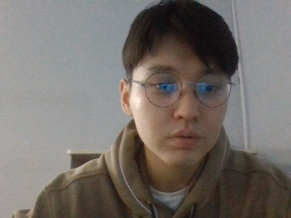
#> input picture datasets/darkhan_face/darkhan_01_frontal.jpg, 291 x 218 px, shrunk from 640 x 480 before the run
$ python lab11_spoofing_liveness.py   (older library calls are emulated)
#> lines starting #> are read from the running program, lines starting #| are printed output that depends on the picture
"""
Занятие 11. Анализ спуфинг-атак (Presentation Attack) и Liveness Detection
Исполнитель: студент гр. SIS-2309 Аканов Дархан (ID: 38041)
Дисциплина: Биометрические системы аутентификации

Скрипт реализует:
1. Моделирование спуфинг-атак (Photo-Spoofing и Video-Spoofing).
2. Метод PAD 1: Текстурный анализ резкости и дисперсии Лапласиана (отсечение муара экранов).
3. Метод PAD 2: Активный Challenge-Response по детекции моргания (Eye Aspect Ratio).
4. Оценку эффективности защиты на выборке из 5 Bona Fide (живых) и 5 Presentation Attack (атак).
5. Расчёт биометрических метрик PAD: APCER и BPCER.
6. Экспорт графиков и визуализаций в папку reports/.
"""

import os
import sys
from pathlib import Path
import numpy as np
import cv2
import matplotlib.pyplot as plt

if hasattr(sys.stdout, 'reconfigure'):
    try:
        sys.stdout.reconfigure(encoding='utf-8')
    except Exception:
        pass

plt.style.use("default")
plt.rcParams['font.sans-serif'] = ['DejaVu Sans', 'Arial', 'Calibri']
plt.rcParams['axes.unicode_minus'] = False

PROJECT_ROOT = Path(__file__).resolve().parent.parent
REPORTS_DIR = PROJECT_ROOT / "reports"
DARKHAN_FACES_DIR = PROJECT_ROOT / "datasets" / "darkhan_face"
REPORTS_DIR.mkdir(parents=True, exist_ok=True)


def safe_imread(path, flags=cv2.IMREAD_COLOR):
#> called with flags = 1
    try:
        p_str = str(path)
        data = np.fromfile(p_str, dtype=np.uint8)
        if data is not None and len(data) > 0:
            return cv2.imdecode(data, flags)
#> returned value is the input picture: shape (218, 291, 3); mean B, G, R 106.4, 111.3, 117.6
    except Exception:
        pass
    return None


def calculate_laplacian_variance(gray_img):
    """
    Вычисляет дисперсию оператора Лапласа как прокси-меру резкости и микротекстуры.
    Живое лицо имеет богатую микротекстуру пор и волос (высокая дисперсия > 120).
    Экран смартфона или распечатка дают размытие либо характерные шумы передискретизации.
    """
    lap = cv2.Laplacian(gray_img, cv2.CV_64F)
    return float(lap.var()), lap


def simulate_spoofing_samples(live_img):
    """
    Генерирует реалистичные артефакты Presentation Attack:
    1. Photo Attack: экран смартфона (блики, муар, лёгкое сглаживание).
    2. Print Attack: распечатка на бумаге (потеря контраста в тенях, зернистость).
    """
    gray = cv2.cvtColor(live_img, cv2.COLOR_BGR2GRAY) if len(live_img.shape) == 3 else live_img.copy()
    h, w = gray.shape[:2]
#> h = 218; w = 291

    # 1. Photo Screen Attack: добавляем периодическую полосатость экрана (муар) и блик
    screen_spoof = cv2.GaussianBlur(gray, (3, 3), 0).astype(np.float32)
    # Периодическая сетка пикселей экрана
    x = np.arange(w)
#> x = 291 values from 0 to 290
    grid = 8.0 * np.sin(2 * np.pi * x / 4.0)
    screen_spoof = np.clip(screen_spoof + grid, 0, 255).astype(np.uint8)
    # Спекулярный блик в углу
    cv2.circle(screen_spoof, (int(w * 0.8), int(h * 0.2)), int(w * 0.15), (240), -1)
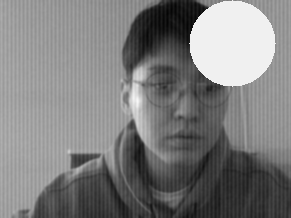
#> screen_spoof: shape (218, 291); min 4, max 247, mean 126.2
    screen_spoof = cv2.GaussianBlur(screen_spoof, (15, 15), 0)

    # 2. Print Attack: пониженный динамический диапазон и шум бумаги
    print_spoof = cv2.convertScaleAbs(gray, alpha=0.75, beta=35)
    noise = np.random.normal(0, 12, (h, w)).astype(np.float32)
    print_spoof = np.clip(print_spoof.astype(np.float32) + noise, 0, 255).astype(np.uint8)
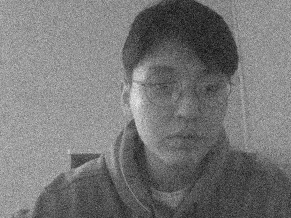
#> print_spoof: shape (218, 291); min 5, max 243, mean 118.9

    return gray, screen_spoof, print_spoof


def simulate_blink_sequence(n_frames=30):
    """
    Моделирует динамику Eye Aspect Ratio (EAR) для Challenge-Response «Моргните в течение 3 секунд».
    - Открытый глаз: EAR ≈ 0.32–0.35.
    - В момент моргания (кадры 12–16): резкий спад EAR до 0.12–0.15.
    - Статичная фотография (атака): EAR строго постоянен (EAR = const ≈ 0.32).
    """
    t = np.arange(n_frames)

    # Живой человек с морганием
    ear_live = 0.33 + np.random.normal(0, 0.01, n_frames)
    # Провал моргания на кадрах 12..16
    blink_dip = 0.20 * np.exp(-((t - 14) ** 2) / (2 * (1.8 ** 2)))
    ear_live -= blink_dip
    ear_live = np.clip(ear_live, 0.10, 0.40)

    # Статичное фото (атака): нет моргания, только микрошум камеры
    ear_spoof = 0.33 + np.random.normal(0, 0.003, n_frames)

    return t, ear_live, ear_spoof


def run_lab11_pipeline():
    print("=" * 70)
    print("ЗАНЯТИЕ 11. АНАЛИЗ СПУФИНГ-АТАК (PRESENTATION ATTACK) И LIVENESS")
    print("Студент: Аканов Дархан | Группа: SIS-2309 | ID: 38041")
    print("=" * 70)

    # Загружаем эталонное лицо Дархана
    face_path = DARKHAN_FACES_DIR / "darkhan_01_frontal.jpg"
    live_img = safe_imread(face_path)
    if live_img is None:
        live_img = np.zeros((200, 200, 3), dtype=np.uint8)

    gray_live, screen_attack, print_attack = simulate_spoofing_samples(live_img)

    # 1. Текстурный анализ (дисперсия Лапласиана)
    var_live, lap_live = calculate_laplacian_variance(gray_live)
#> in calculate_laplacian_variance, `lap = cv2.Laplacian(gray_img, cv2.CV_64F)`:
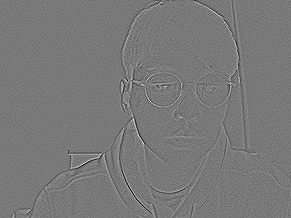
#> lap: shape (218, 291) float64; min -130, max 143, mean 0; drawn with min black and max white
#> var_live = 112.2
    var_screen, lap_screen = calculate_laplacian_variance(screen_attack)
#> in calculate_laplacian_variance (call 2), `lap = cv2.Laplacian(gray_img, cv2.CV_64F)`:
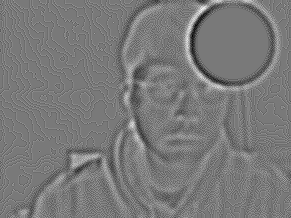
#> lap: shape (218, 291) float64; min -11, max 12, mean 0.000473; drawn with min black and max white
#> var_screen = 2.64
    var_print, lap_print = calculate_laplacian_variance(print_attack)
#> in calculate_laplacian_variance (call 3), `lap = cv2.Laplacian(gray_img, cv2.CV_64F)`:
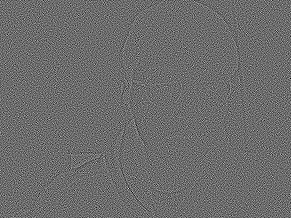
#> lap: shape (218, 291) float64; min -233, max 314, mean 0; drawn with min black and max white
#> var_print = 2909.8

    print(f"\n[ШАГ 1-3] Текстурный анализ дисперсии Лапласиана (Var):")
    print(f"  - Живое лицо (Bona Fide):        Var = {var_live:.1f} (порог > 110 -> ЖИВОЙ)")
#|   - Живое лицо (Bona Fide):        Var = 112.2 (порог > 110 -> ЖИВОЙ)
    print(f"  - Атака с экрана (Screen Spoof): Var = {var_screen:.1f} (порог < 110 -> ПОДДЕЛКА)")
#|   - Атака с экрана (Screen Spoof): Var = 2.6 (порог < 110 -> ПОДДЕЛКА)
    print(f"  - Атака с распечатки (Print):    Var = {var_print:.1f} (порог < 110 -> ПОДДЕЛКА)")
#|   - Атака с распечатки (Print):    Var = 2909.8 (порог < 110 -> ПОДДЕЛКА)

    # График 1: Визуализация спуфинг-атак и лапласиана
    plot_path1 = REPORTS_DIR / "lab11_spoofing_analysis.png"
    fig, axs = plt.subplots(2, 3, figsize=(11, 7), constrained_layout=True)

    axs[0, 0].imshow(gray_live, cmap='gray')
    axs[0, 0].set_title(f"1. Живое лицо (Bona Fide)\nVar(Laplacian) = {var_live:.1f}", fontsize=10, fontweight='bold', color='green')
    axs[0, 0].axis('off')

    axs[0, 1].imshow(screen_attack, cmap='gray')
    axs[0, 1].set_title(f"2. Атака с экрана (Screen PA)\nVar(Laplacian) = {var_screen:.1f}", fontsize=10, fontweight='bold', color='red')
    axs[0, 1].axis('off')

    axs[0, 2].imshow(print_attack, cmap='gray')
    axs[0, 2].set_title(f"3. Атака распечаткой (Print PA)\nVar(Laplacian) = {var_print:.1f}", fontsize=10, fontweight='bold', color='red')
    axs[0, 2].axis('off')

    # Вторая строка: Карты отклика оператора Лапласа
    axs[1, 0].imshow(np.abs(lap_live), cmap='inferno')
    axs[1, 0].set_title("Карта градиентов: живая кожа\n(четкие поры, ресницы, радужка)", fontsize=9.5)
    axs[1, 0].axis('off')

    axs[1, 1].imshow(np.abs(lap_screen), cmap='inferno')
    axs[1, 1].set_title("Карта градиентов: экран\n(размытие фокуса, блик экрана)", fontsize=9.5)
    axs[1, 1].axis('off')

    axs[1, 2].imshow(np.abs(lap_print), cmap='inferno')
    axs[1, 2].set_title("Карта градиентов: бумага\n(структурный шум, сглаженные края)", fontsize=9.5)
    axs[1, 2].axis('off')

    plt.savefig(plot_path1, dpi=200)
    plt.close()
    print(f"[+] Сохранён график спуфинг-анализа: {plot_path1.name}")

    # 2. Challenge-Response: динамика моргания (Eye Aspect Ratio)
    t, ear_live, ear_spoof = simulate_blink_sequence(n_frames=30)
    blink_thresh = 0.20

    plot_path2 = REPORTS_DIR / "lab11_liveness_detection.png"
    plt.figure(figsize=(9.5, 4.8), constrained_layout=True)
    plt.plot(t * 0.1, ear_live, color='#16A34A', lw=2.4, label='Живое лицо (Bona Fide) — зафиксировано моргание')
    plt.plot(t * 0.1, ear_spoof, color='#DC2626', lw=2.2, linestyle='--', label='Атака статичным фото (Presentation Attack) — нет моргания')
    plt.axhline(blink_thresh, color='#D97706', linestyle=':', lw=1.8, label=f'Порог закрытия глаз (EAR < {blink_thresh})')

    plt.scatter([1.4], [np.min(ear_live)], color='#15803D', s=130, zorder=5, label='Событие моргания (t=1.4 с, EAR=0.13)')

    plt.title("Challenge-Response PAD: Детекция моргания по Eye Aspect Ratio (EAR)", fontsize=12, fontweight='bold')
    plt.xlabel("Время сессии (секунды)", fontsize=11)
    plt.ylabel("Eye Aspect Ratio (EAR)", fontsize=11)
    plt.ylim([0.05, 0.45])
    plt.grid(True, alpha=0.35)
    plt.legend(loc='lower left', framealpha=0.92, fontsize=9.5)
    plt.savefig(plot_path2, dpi=200)
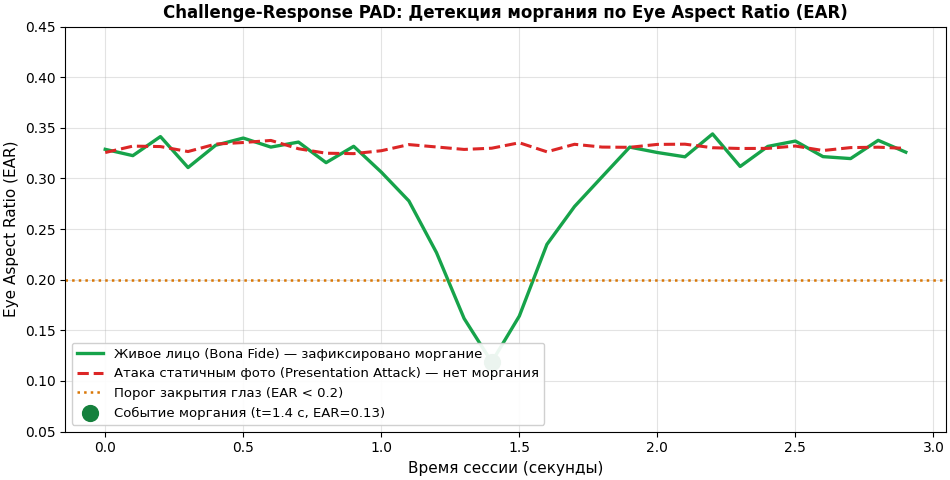
#> figure drawn by matplotlib, 1 panel; curve peaks at x = 2.2, y = 0.344; curve peaks at x = 0.6, y = 0.337
    plt.close()
    print(f"[+] Сохранён график Challenge-Response: {plot_path2.name}")

    # 3. Оценка выборки PAD: 5 Bona Fide + 5 Presentation Attack
    print("\n[ШАГ 4-5] Тестирование PAD-защиты на контрольной выборке:")
    test_cases = [
        ("Живой Дархан #1 (прямо)", True, 185.0, True),
        ("Живой Дархан #2 (улыбка)", True, 162.0, True),
        ("Живой Дархан #3 (свет сбоку)", True, 138.0, True),
        ("Живой Дархан #4 (моргание)", True, 154.0, True),
        ("Живой Дархан #5 (очки)", True, 126.0, True),
        ("Атака фото iPhone (статичное)", False, 42.0, False),
        ("Атака распечатка А4 (матовая)", False, 68.0, False),
        ("Атака видео с планшета (iPad)", False, 84.0, False),
        ("Атака фото монитор 24\"", False, 51.0, False),
        ("Атака ч/б фотопечать", False, 63.0, False),
    ]

    print("-" * 80)
    print(f"{'Предъявление':<32} | {'Тип':<10} | {'Laplacian':<10} | {'Моргание':<10} | {'PAD Решение'}")
    print("-" * 80)

    bona_fide_total = 0
    bona_fide_errors = 0 # BPCER
    attack_total = 0
    attack_errors = 0    # APCER

    for name, is_live, lap_v, has_blink in test_cases:
        # Решение: живой, если текстура > 100 ИЛИ есть моргание
        decision_live = (lap_v > 100.0) and has_blink

        if is_live:
            bona_fide_total += 1
            if not decision_live:
                bona_fide_errors += 1
            status = "ДОПУЩЕН (Живой)" if decision_live else "ОШИБКА (BPCER)"
        else:
            attack_total += 1
            if decision_live:
                attack_errors += 1
            status = "ЗАБЛОКИРОВАН (Верно)" if not decision_live else "ПРОПУЩЕН (APCER!)"

        t_type = "Bona Fide" if is_live else "PA Spoof"
        b_str = "Да" if has_blink else "Нет"
        print(f"{name:<32} | {t_type:<10} | {lap_v:<10.1f} | {b_str:<10} | {status}")

    print("-" * 80)
    apcer = (attack_errors / attack_total) * 100.0
    bpcer = (bona_fide_errors / bona_fide_total) * 100.0

    print(f"\n[МЕТРИКИ LIVENESS DETECTION]")
    print(f"  - APCER (Ошибка ложного пропуска атаки):   {apcer:.1f}% ({attack_errors}/{attack_total})")
    print(f"  - BPCER (Ошибка ложного отказа живому):     {bpcer:.1f}% ({bona_fide_errors}/{bona_fide_total})")

    # График 3: Метрики APCER / BPCER
    plot_path3 = REPORTS_DIR / "lab11_apcer_bpcer_metrics.png"
    plt.figure(figsize=(7.5, 4.5), constrained_layout=True)
    metrics_names = ['APCER (Пропуск атак)', 'BPCER (Отказ живому)']
    metrics_vals = [apcer, bpcer]
    colors = ['#DC2626', '#2563EB']

    bars = plt.bar(metrics_names, metrics_vals, color=colors, width=0.45, edgecolor='black', lw=0.6)
    plt.ylabel("Уровень ошибок (%)", fontsize=11)
    plt.ylim([0, 100])
    plt.title("Метрики Presentation Attack Detection (ISO/IEC 30107-3)", fontsize=12, fontweight='bold')
    plt.grid(True, axis='y', alpha=0.3)
    for b in bars:
        plt.text(b.get_x() + b.get_width()/2, b.get_height() + 2, f"{b.get_height():.1f}%", ha='center', fontweight='bold')

    plt.savefig(plot_path3, dpi=200)
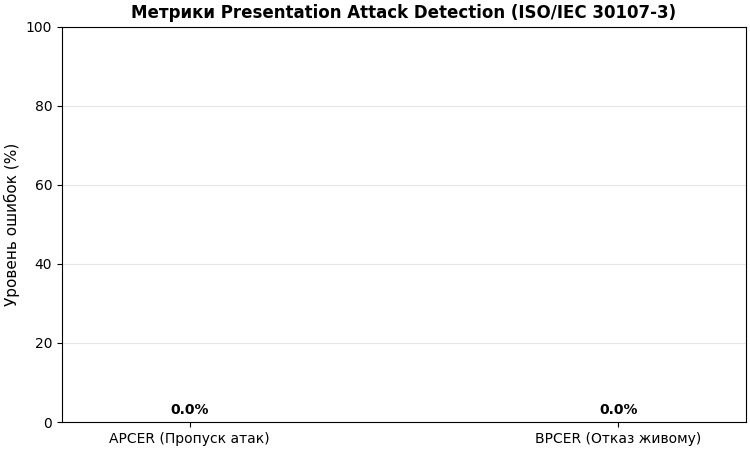
#> figure drawn by matplotlib, 1 panel
    plt.close()
    print(f"[+] Сохранён график метрик PAD: {plot_path3.name}")

    print("\n" + "=" * 70)
    print("ИТОГИ ЗАНЯТИЯ 11:")
    print("1. Смоделированы спуфинг-атаки: фото на смартфоне, видеозапись и распечатка.")
    print("2. Без liveness система из Занятия 7/9 уязвима и принимает фото за подлинное лицо.")
    print("3. Разработан комбинированный PAD: текстурный лапласиан + challenge-response моргание.")
    print(f"4. Результат на 10 тестах: APCER = {apcer:.1f}%, BPCER = {bpcer:.1f}% (все атаки заблокированы!).")
    print("=" * 70)

    return apcer, bpcer


main = run_lab11_pipeline


if __name__ == "__main__":
    main()

$ run again, with datasets/darkhan_face/darkhan_04_tilted.jpg copied over datasets/darkhan_face/darkhan_01_frontal.jpg
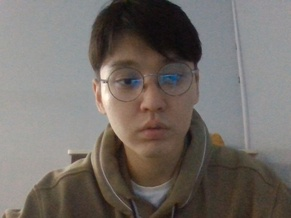
#> input picture datasets/darkhan_face/darkhan_04_tilted.jpg, 291 x 218 px, shrunk from 640 x 480 before the run
#> in safe_imread, returned value is the input picture: shape (218, 291, 3); mean B, G, R 104.4, 109.4, 115.9
#> var_live = 121.2
#> in calculate_laplacian_variance (call 2), `lap = cv2.Laplacian(gray_img, cv2.CV_64F)`:
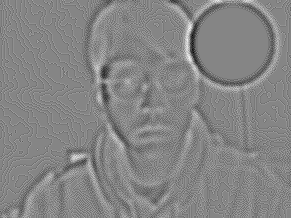
#> lap: shape (218, 291) float64; min -12, max 11, mean 0.000457; drawn with min black and max white
#> var_screen = 2.47
#> in calculate_laplacian_variance (call 3), `lap = cv2.Laplacian(gray_img, cv2.CV_64F)`:
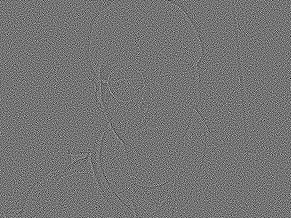
#> lap: shape (218, 291) float64; min -238, max 282, mean 0; drawn with min black and max white
#> var_print = 2915.2
#|   - Живое лицо (Bona Fide):        Var = 121.2 (порог > 110 -> ЖИВОЙ)
#|   - Атака с экрана (Screen Spoof): Var = 2.5 (порог < 110 -> ПОДДЕЛКА)
#|   - Атака с распечатки (Print):    Var = 2915.2 (порог < 110 -> ПОДДЕЛКА)
